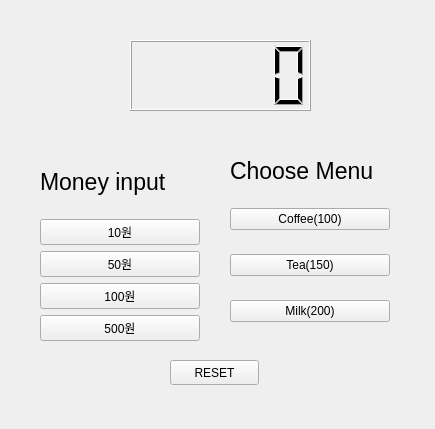
<?xml version="1.0" encoding="UTF-8"?>
<ui version="4.0">
 <class>Widget</class>
 <widget class="QWidget" name="Widget">
  <property name="geometry">
   <rect>
    <x>0</x>
    <y>0</y>
    <width>435</width>
    <height>429</height>
   </rect>
  </property>
  <property name="windowTitle">
   <string>Widget</string>
  </property>
  <widget class="QWidget" name="verticalLayoutWidget">
   <property name="geometry">
    <rect>
     <x>40</x>
     <y>150</y>
     <width>160</width>
     <height>191</height>
    </rect>
   </property>
   <layout class="QVBoxLayout" name="verticalLayout">
    <item>
     <widget class="QLabel" name="label">
      <property name="font">
       <font>
        <pointsize>17</pointsize>
       </font>
      </property>
      <property name="text">
       <string>Money input</string>
      </property>
     </widget>
    </item>
    <item>
     <widget class="QPushButton" name="ascend_10">
      <property name="text">
       <string>10원</string>
      </property>
     </widget>
    </item>
    <item>
     <widget class="QPushButton" name="ascend_50">
      <property name="text">
       <string>50원</string>
      </property>
     </widget>
    </item>
    <item>
     <widget class="QPushButton" name="ascend_100">
      <property name="text">
       <string>100원</string>
      </property>
     </widget>
    </item>
    <item>
     <widget class="QPushButton" name="ascend_500">
      <property name="text">
       <string>500원</string>
      </property>
     </widget>
    </item>
   </layout>
  </widget>
  <widget class="QWidget" name="verticalLayoutWidget_2">
   <property name="geometry">
    <rect>
     <x>230</x>
     <y>190</y>
     <width>160</width>
     <height>151</height>
    </rect>
   </property>
   <layout class="QVBoxLayout" name="verticalLayout_2">
    <item>
     <widget class="QPushButton" name="descend_100">
      <property name="text">
       <string>Coffee(100)</string>
      </property>
     </widget>
    </item>
    <item>
     <widget class="QPushButton" name="descend_150">
      <property name="text">
       <string>Tea(150)</string>
      </property>
     </widget>
    </item>
    <item>
     <widget class="QPushButton" name="descend_200">
      <property name="text">
       <string>Milk(200)</string>
      </property>
     </widget>
    </item>
   </layout>
  </widget>
  <widget class="QLCDNumber" name="lcdNumber">
   <property name="geometry">
    <rect>
     <x>130</x>
     <y>40</y>
     <width>181</width>
     <height>71</height>
    </rect>
   </property>
  </widget>
  <widget class="QLabel" name="label_2">
   <property name="geometry">
    <rect>
     <x>230</x>
     <y>150</y>
     <width>158</width>
     <height>41</height>
    </rect>
   </property>
   <property name="font">
    <font>
     <pointsize>17</pointsize>
    </font>
   </property>
   <property name="text">
    <string>Choose Menu</string>
   </property>
  </widget>
  <widget class="QPushButton" name="Reset_btn">
   <property name="geometry">
    <rect>
     <x>170</x>
     <y>360</y>
     <width>89</width>
     <height>25</height>
    </rect>
   </property>
   <property name="text">
    <string>RESET</string>
   </property>
  </widget>
 </widget>
 <resources/>
 <connections/>
</ui>
